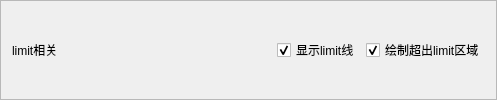
            <widget class="QFrame" name="gbLimitDisplay">
             <property name="frameShape">
              <enum>QFrame::Shape::StyledPanel</enum>
             </property>
             <property name="frameShadow">
              <enum>QFrame::Shadow::Sunken</enum>
             </property>
             <layout class="QHBoxLayout" name="horizontalLayout_25">
              <item>
               <widget class="QLabel" name="lblLimit">
                <property name="text">
                 <string>limit相关</string>
                </property>
               </widget>
              </item>
              <item>
               <spacer name="horizontalSpacer_25">
                <property name="orientation">
                 <enum>Qt::Orientation::Horizontal</enum>
                </property>
                <property name="sizeHint" stdset="0">
                 <size>
                  <width>213</width>
                  <height>24</height>
                 </size>
                </property>
               </spacer>
              </item>
              <item>
               <widget class="QCheckBox" name="chkShowLimitLine">
                <property name="text">
                 <string>显示limit线</string>
                </property>
                <property name="checked">
                 <bool>true</bool>
                </property>
               </widget>
              </item>
              <item>
               <widget class="QCheckBox" name="chkDrawOverLimit">
                <property name="text">
                 <string>绘制超出limit区域</string>
                </property>
                <property name="checked">
                 <bool>true</bool>
                </property>
               </widget>
              </item>
             </layout>
            </widget>
